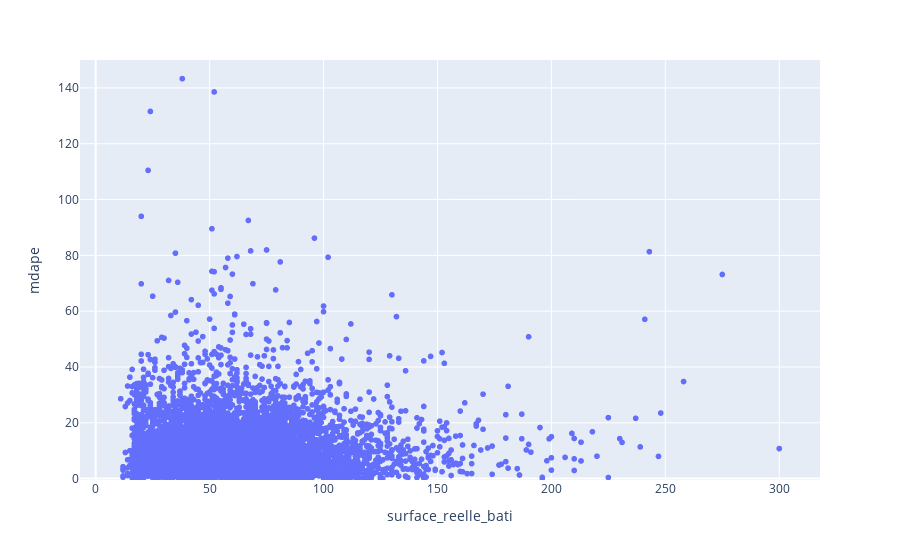

Notebook code for this chart:
### Code cell
fig = px.scatter(X_test, x = 'surface_reelle_bati', y = 'mdape')
fig.update_layout(yaxis_range=[-0.5, 150])
fig.show()

### Figure 1 — Plotly figure (JSON) as saved in the notebook; plotly's stock layout.template omitted (floating-point values rounded to 4 significant figures; data arrays with more than 128 entries replaced by an {"elided": "..."} marker saying what was removed)
{"data": [{"hovertemplate": "surface_reelle_bati=%{x}<br>mdape=%{y}<extra></extra>", "legendgroup": "", "marker": {"color": "#636efa", "symbol": "circle"}, "mode": "markers", "name": "", "showlegend": false, "type": "scattergl", "x": {"elided": "6168 int values"}, "xaxis": "x", "y": {"elided": "6168 float values"}, "yaxis": "y"}], "layout": {"legend": {"tracegroupgap": 0}, "margin": {"t": 60}, "xaxis": {"anchor": "y", "domain": [0, 1], "title": {"text": "surface_reelle_bati"}}, "yaxis": {"anchor": "x", "domain": [0, 1], "range": [-0.5, 150], "title": {"text": "mdape"}}}}
